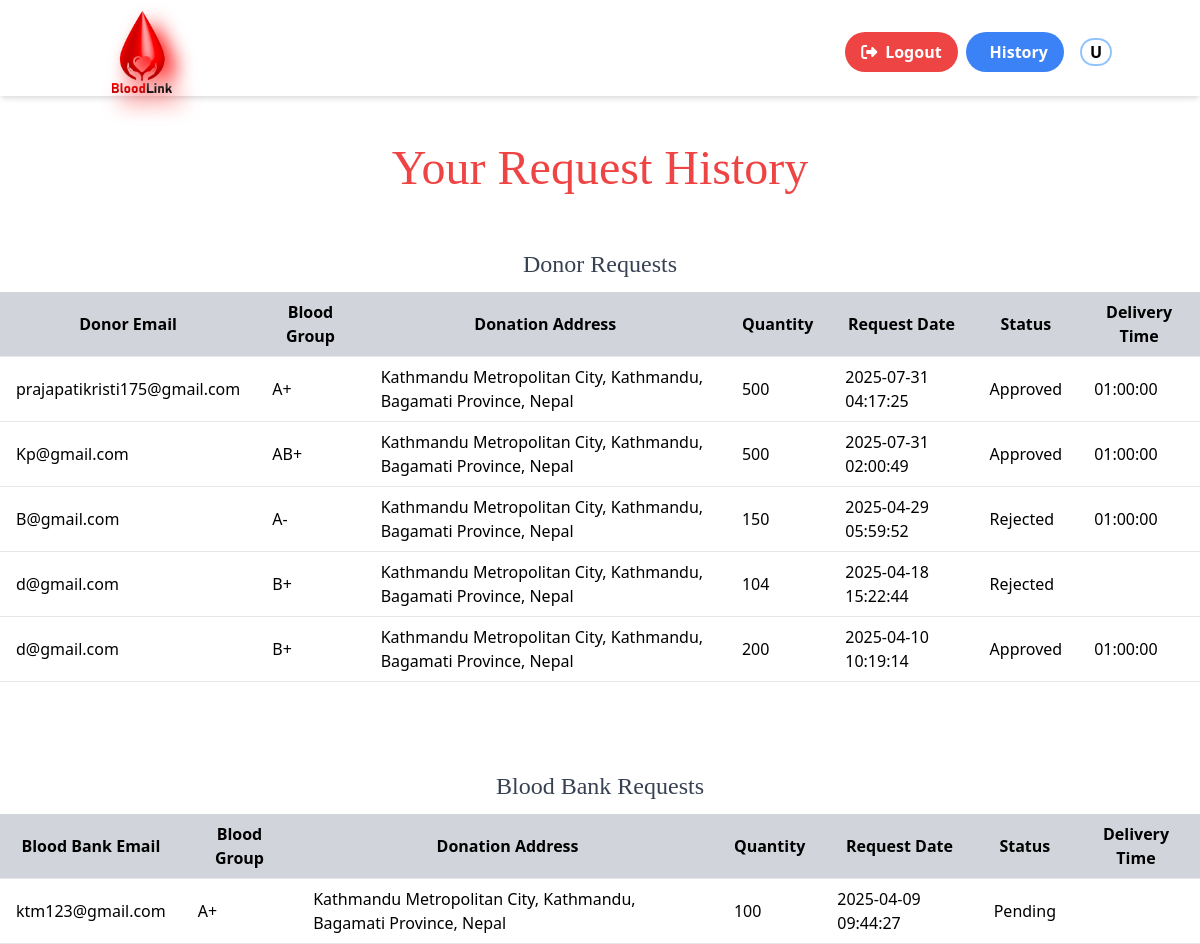
The page /userhistory.php (signed in) on the database its author committed.
### tables this page shows
CREATE TABLE `donorblood_request` (
  `id` int(11) UNSIGNED NOT NULL,
  `donor_id` int(11) UNSIGNED NOT NULL,
  `donor_email` varchar(255) NOT NULL,
  `requester_name` varchar(255) NOT NULL,
  `requester_email` varchar(255) NOT NULL,
  `requester_phone` varchar(50) NOT NULL,
  `donation_address` varchar(255) NOT NULL,
  `quantity` int(11) NOT NULL,
  `message` text DEFAULT NULL,
  `request_date` timestamp NOT NULL DEFAULT current_timestamp(),
  `status` enum('Pending','Approved','Rejected','Completed') DEFAULT 'Pending',
  `bloodgroup` varchar(3) NOT NULL,
  `delivery_time` time DEFAULT NULL,
  `responsetime` timestamp NULL DEFAULT NULL
);

CREATE TABLE `blood_requests` (
  `id` int(11) UNSIGNED NOT NULL,
  `bloodgroup` varchar(200) NOT NULL,
  `requester_name` varchar(255) NOT NULL,
  `requester_email` varchar(255) NOT NULL,
  `requester_phone` varchar(50) NOT NULL,
  `donation_address` varchar(255) NOT NULL,
  `quantity` int(11) NOT NULL,
  `message` text DEFAULT NULL,
  `request_date` timestamp NOT NULL DEFAULT current_timestamp(),
  `status` enum('Pending','Approved','Rejected','Completed') DEFAULT 'Pending',
  `bloodbank_id` int(11) UNSIGNED NOT NULL,
  `delivery_time` time DEFAULT NULL
);

CREATE TABLE `users` (
  `id` int(11) UNSIGNED NOT NULL,
  `fullname` varchar(255) NOT NULL,
  `email` varchar(255) NOT NULL,
  `password` varchar(255) NOT NULL,
  `phone` varchar(20) DEFAULT NULL,
  `address` varchar(255) DEFAULT NULL,
  `user_type` enum('User','Donor','Admin','BloodBank') NOT NULL,
  `latitude` decimal(9,6) DEFAULT NULL,
  `longitude` decimal(9,6) DEFAULT NULL
);

### userhistory.php (the view, shortened to what this page needs)
<?php
require('connection.php');
if (isset($_SESSION['useremail'])) {
    $user_email = $_SESSION['useremail'];
}
$request_history_stmt = $con->prepare("
    SELECT
        donor_email,
        bloodgroup,
        requester_name,
        requester_email,
        requester_phone,
        donation_address,
        quantity,
        message,
        request_date,
        status,
        delivery_time
    FROM
        donorblood_request
    WHERE
        requester_email = ?
    ORDER BY
        request_date DESC
");
$request_history_stmt->bind_param("s", $user_email);
$request_history_stmt->execute();
$request_history_result = $request_history_stmt->get_result();
$user_requests = [];
while ($row = $request_history_result->fetch_assoc()) {
    $user_requests[] = $row;
}
$blood_requests_stmt = $con->prepare("
    SELECT
        br.bloodgroup,
        br.requester_name,
        br.requester_email,
        br.requester_phone,
        br.donation_address,
        br.quantity,
        br.message,
        br.request_date,
        br.status,
        br.delivery_time,
        u.email AS bloodbank_email
    FROM
        blood_requests br
    JOIN
        users u ON br.bloodbank_id = u.id
    WHERE
        br.requester_email = ?
    ORDER BY
        br.request_date DESC
");
$blood_requests_stmt->bind_param("s", $user_email);
$blood_requests_stmt->execute();
$blood_requests_result = $blood_requests_stmt->get_result();
$blood_requests = [];
while ($row = $blood_requests_result->fetch_assoc()) {
    $blood_requests[] = $row;
}
?>
<!DOCTYPE html>
<html lang="en">
<head>
    <link href="https://cdn.jsdelivr.net/npm/tailwindcss@2.2.19/dist/tailwind.min.css" rel="stylesheet">
</head>
<body class="">
    <?php @include("header.php") ?>
    <div class="pt-24 flex flex-col items-center">
        <h2 class="text-5xl font-thin mb-8 text-center font-serif text-red-500 mt-12">Your Request History</h2>
        <div id="donor-requests" class="mt-6 max-w-7xl mx-auto shadow-ms">
            <h3 class="text-2xl font-thin mb-3 text-center font-serif text-gray-700">Donor Requests</h3>
            <?php if (count($user_requests) > 0): ?>
                <div class="overflow-x-auto">
                    <table class="min-w-full bg-white">
                        <thead>
                            <tr class="bg-gray-300">
                                <th class="py-2 px-4 border-b border-gray-200 ">Donor Email</th>
                                <th class="py-2 px-4 border-b border-gray-200">Blood Group</th>
                                <th class="py-2 px-4 border-b border-gray-200">Donation Address</th>
                                <th class="py-2 px-4 border-b border-gray-200">Quantity</th>
                                <th class="py-2 px-4 border-b border-gray-200">Request Date</th>
                                <th class="py-2 px-4 border-b border-gray-200">Status</th>
                                <th class="py-2 px-4 border-b border-gray-200">Delivery Time</th>
                            </tr>
                        </thead>
                        <tbody>
                            <?php foreach ($user_requests as $request): ?>
                                <tr>
                                    <td class="py-2 px-4 border-b border-gray-200"><?= htmlspecialchars($request['donor_email']) ?></td>
                                    <td class="py-2 px-4 border-b border-gray-200"><?= htmlspecialchars($request['bloodgroup']) ?></td>
                                    <td class="py-2 px-4 border-b border-gray-200"><?= htmlspecialchars($request['donation_address']) ?></td>
                                    <td class="py-2 px-4 border-b border-gray-200"><?= htmlspecialchars($request['quantity']) ?></td>
                                    <td class="py-2 px-4 border-b border-gray-200"><?= htmlspecialchars($request['request_date']) ?></td>
                                    <td class="py-2 px-4 border-b border-gray-200"><?= htmlspecialchars($request['status']) ?></td>
                                    <td class="py-2 px-4 border-b border-gray-200"><?= htmlspecialchars($request['delivery_time']) ?></td>
                                </tr>
                            <?php endforeach; ?>
                        </tbody>
                    </table>
                </div>
            <?php else: ?>
                <p class="text-center text-gray-600">No donor requests found.</p>
            <?php endif; ?>
        </div>
        <div id="bloodbank-requests" class="mt-6 max-w-7xl mx-auto shadow-md">
            <h3 class="text-2xl font-thin mt-16 mb-3 text-center font-serif text-gray-700 ">Blood Bank Requests</h3>
            <?php if (count($blood_requests) > 0): ?>
                <div class="overflow-x-auto">
                    <table class="min-w-full bg-white">
                        <thead>
                            <tr class="bg-gray-300">
                                <th class="py-2 px-4 border-b border-gray-200">Blood Bank Email</th>
                                <th class="py-2 px-4 border-b border-gray-200">Blood Group</th>
                                <th class="py-2 px-4 border-b border-gray-200">Donation Address</th>
                                <th class="py-2 px-4 border-b border-gray-200">Quantity</th>
                                <th class="py-2 px-4 border-b border-gray-200">Request Date</th>
                                <th class="py-2 px-4 border-b border-gray-200">Status</th>
                                <th class="py-2 px-4 border-b border-gray-200">Delivery Time</th>
                            </tr>
                        </thead>
                        <tbody>
                            <?php foreach ($blood_requests as $blood_request): ?>
                                <tr>
                                    <td class="py-2 px-4 border-b border-gray-200"><?= htmlspecialchars($blood_request['bloodbank_email']) ?></td>
                                    <td class="py-2 px-4 border-b border-gray-200"><?= htmlspecialchars($blood_request['bloodgroup']) ?></td>
                                    <td class="py-2 px-4 border-b border-gray-200"><?= htmlspecialchars($blood_request['donation_address']) ?></td>
                                    <td class="py-2 px-4 border-b border-gray-200"><?= htmlspecialchars($blood_request['quantity']) ?></td>
                                    <td class="py-2 px-4 border-b border-gray-200"><?= htmlspecialchars($blood_request['request_date']) ?></td>
                                    <td class="py-2 px-4 border-b border-gray-200"><?= htmlspecialchars($blood_request['status']) ?></td>
                                    <td class="py-2 px-4 border-b border-gray-200"><?= htmlspecialchars($blood_request['delivery_time']) ?></td>
                                </tr>
                            <?php endforeach; ?>
                        </tbody>
                    </table>
                </div>
            <?php else: ?>
                <p class="text-center text-gray-600">No blood bank requests found.</p>
            <?php endif; ?>
        </div>
    </div>
</body>
</html>

### header.php (shortened to what this page needs)
<!DOCTYPE html>
<html lang="en">
<head>
    <link href="https://cdn.jsdelivr.net/npm/tailwindcss@2.2.19/dist/tailwind.min.css" rel="stylesheet">
</head>
<body>
<section class="bg-white p-4 shadow-md py-4 fixed w-full z-50">
    <div class="container mx-auto h-14 flex items-center justify-between mt-2">
        <a href="index.php">
        <img src="img/Bloodlink.png" alt="Logo" width="60" height="100" class="custom-shadow m-4 ml-6">
        </a>
        <div class="flex items-center font-bold">
            <?php if (isset($_SESSION['Uloggedin']) && $_SESSION['Uloggedin'] === true): ?>
                <a class="flex mr-2 items-center bg-red-500 text-white font-bold py-2 px-4 rounded-full hover:bg-red-600 transition" href="logout.php">
                    <i class="fas fa-sign-out-alt mr-2"></i> Logout
                </a>
                <a class="flex items-center bg-blue-500 text-white font-bold py-2 px-4 rounded-full hover:bg-blue-600 transition" href="userhistory.php">
                    <i class="mr-2"></i> History
                </a>
         <div class="ml-4 px-2 rounded-full border-2 border-blue-300">
             <?php
                 $email = $_SESSION['username'];
                 $trimmedemail = trim($email);
                 $firstLetter = substr($trimmedemail, 0, 1);
                 $firstLetterCap = ucfirst($firstLetter);
                 echo $firstLetterCap;
             ?>
        </div>
            <?php endif; ?>
        </div>
    </div>
</section>
</body>
</html>

### header.php (style rules this page uses)
.custom-shadow { filter: drop-shadow(10px 10px 10px red); }

### rows shown on the page
donorblood_request: donor_email "prajapatikristi175@gmail.com", bloodgroup "A+", donation_address "Kathmandu Metropolitan City, Kathmandu, Bagamati Province, Nepal", quantity "500", request_date "2025-07-31 04:17:25", status "Approved", delivery_time "01:00:00"
donorblood_request: donor_email "Kp@gmail.com", bloodgroup "AB+", donation_address "Kathmandu Metropolitan City, Kathmandu, Bagamati Province, Nepal", quantity "500", request_date "2025-07-31 02:00:49", status "Approved", delivery_time "01:00:00"
donorblood_request: donor_email "B@gmail.com", bloodgroup "A-", donation_address "Kathmandu Metropolitan City, Kathmandu, Bagamati Province, Nepal", quantity "150", request_date "2025-04-29 05:59:52", status "Rejected", delivery_time "01:00:00"
donorblood_request: donor_email "d@gmail.com", bloodgroup "B+", donation_address "Kathmandu Metropolitan City, Kathmandu, Bagamati Province, Nepal", quantity "104", request_date "2025-04-18 15:22:44", status "Rejected"
donorblood_request: donor_email "d@gmail.com", bloodgroup "B+", donation_address "Kathmandu Metropolitan City, Kathmandu, Bagamati Province, Nepal", quantity "200", request_date "2025-04-10 10:19:14", status "Approved", delivery_time "01:00:00"
blood_requests: users.email "ktm123@gmail.com", bloodgroup "A+", donation_address "Kathmandu Metropolitan City, Kathmandu, Bagamati Province, Nepal", quantity "100", request_date "2025-04-09 09:44:27", status "Pending"

### other values the page prints
$firstLetterCap "U"
